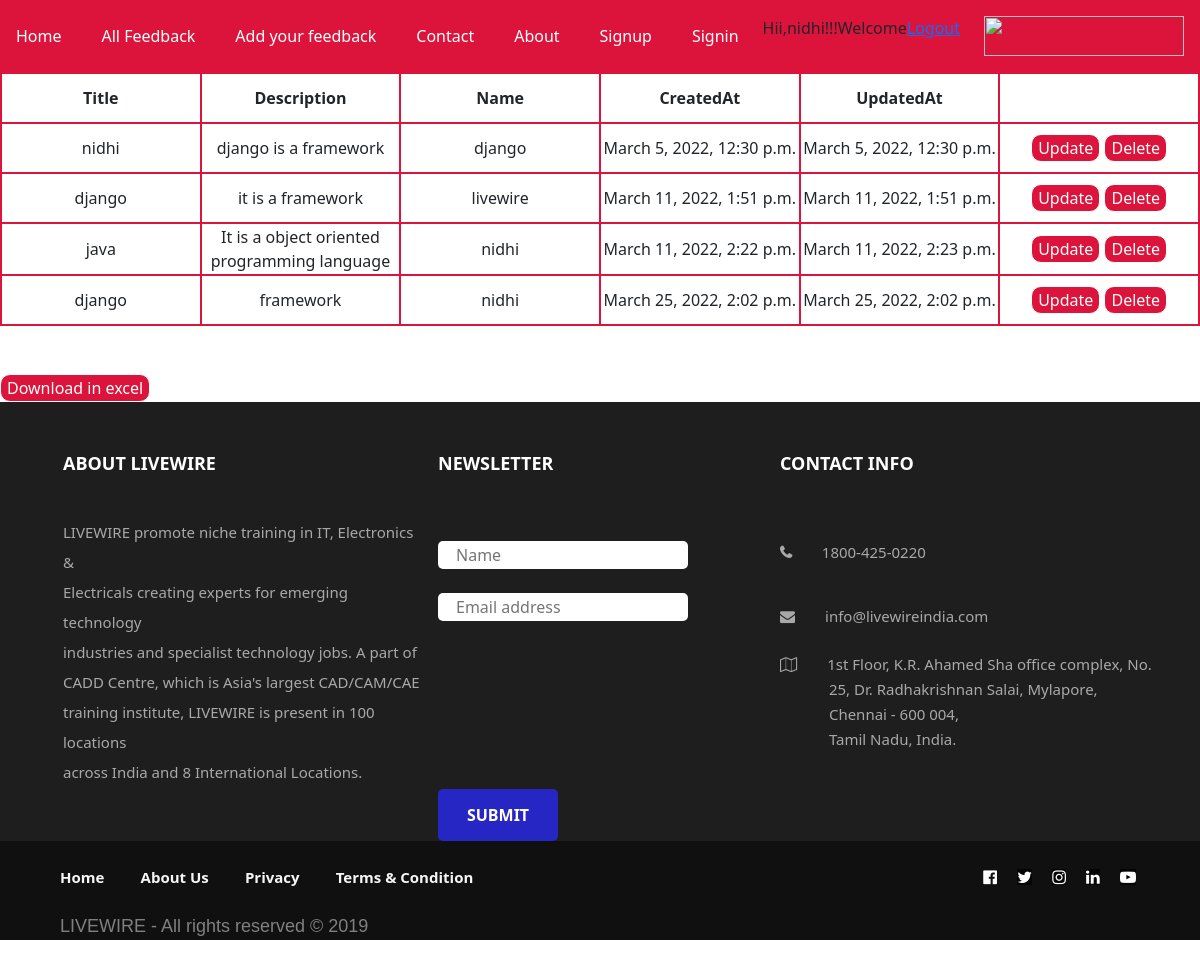
Screenshot of /todos/ (signed in) with the database file from the repository.
### todo/models.py (models this page shows)
class Todo(models.Model):
    title=models.CharField(max_length=255)
    description=models.TextField(max_length=255)
    name=models.CharField(max_length=200)
    created_at=models.DateTimeField(auto_now_add=True)
    updated_at=models.DateTimeField(auto_now=True)

### todo/views.py (the view)
# urls.py: url(r'^todos/$',todolist,name='todolist'),
@login_required
def todolist(request):
    allfeedback=Todo.objects.all()
    return render(request,'todolist.html',{'todos':allfeedback})

### templates/todolist.html (shortened to what this page needs)
{%extends 'base.html'%}
{%block content%}
<head>
</head>
<table id="table">
    <thead>
        <tr>
            <th>Title</th>
            <th>Description</th>
            <th>Name</th>
            <th>CreatedAt</th>
            <th>UpdatedAt</th>
        </tr>
    </thead>
    <tbody>
        {%for todo in todos%}
        <tr>
            <td>{{ todo.title }}</td>
            <td>{{ todo.description }}</td>
            <td>{{ todo.name }}</td>
            <td>{{ todo.created_at }}</td>
            <td>{{ todo.updated_at }}</td>
            <td>
                <a href="{%url 'todo:todoedit' todo.id%}"><button>Update</button></a>
                <a href="{%url 'todo:tododelete' todo.id%}"> <button>Delete</button></a>
            </td>
        </tr>
        {%endfor%}
    </tbody>
</table><br><br>
<button><a id="downLink" onclick="exportF(this)">Download in excel</a></button>
{%endblock%}

### templates/base.html (shortened to what this page needs)
<!DOCTYPE html>
<html lang="en">
<head>
    <link rel="stylesheet" href="https://cdnjs.cloudflare.com/ajax/libs/font-awesome/4.7.0/css/font-awesome.min.css">
    <link href="https://cdn.jsdelivr.net/npm/bootstrap@5.1.3/dist/css/bootstrap.min.css" rel="stylesheet">
</head>
<body>
    {%include 'nav.html' %}
    {%block content%}
    {%endblock%}
    {%include 'footer.html' %}
</body>
</html>

### templates/nav.html (shortened to what this page needs)
<head>
</head>
<body>
<nav class="navbar navbar-dark nv">
    <a class="nav-link" href="http://127.0.0.1:8000/">Home</a>
    <a class="nav-link" href="http://127.0.0.1:8000/todos">All Feedback</a>
    <a class="nav-link" href="http://127.0.0.1:8000/todos/add">Add your feedback</a>
    <a class="nav-link" href="http://127.0.0.1:8000/todos/contact">Contact</a>
    <a class="nav-link" href="http://127.0.0.1:8000/todos/about">About</a>
    <a class="nav-link" href="http://127.0.0.1:8000/account/signup">Signup</a>
    <a class="nav-link" href="http://127.0.0.1:8000/account/login">Signin</a>
    <div>
        {% if user.is_authenticated %}
        <p>Hii,{{user.username}}!!!Welcome<a href="{% url 'logout' %}">Logout</a></p>
        {% endif %}
    </div>
    <a class="nav-link" href="#"><img class="logo" src="https://livewireindia.com/courses/images/livewirelogo.png"></a>
</nav>
</body>

### templates/footer.html (shortened to what this page needs)
<head>
</head>
<div style="background-color: rgba(0, 0, 0, 0.884);">
  <div style="float: left; height: 72%; width: 35%;">
      <br>
      <br>
      <p style="font-size: 18px; font-weight: bold; margin-left: 15%; color: white;">ABOUT LIVEWIRE</p><br>
      <p style="line-height: 30px; font-size: 15px; margin-left: 15%; color: rgba(255, 255, 255, 0.616);">LIVEWIRE promote niche training in IT, Electronics & <br> Electricals creating experts for emerging technology <br> industries and specialist technology jobs. A part of <br> CADD Centre, which is Asia's largest CAD/CAM/CAE <br> training institute, LIVEWIRE is present in 100 locations <br> across India and 8 International Locations.</p>
      <br>
  </div>
  <div style="float: right; height: 72%; width: 35%;">
      <br>
      <br>
      <p style="font-size: 18px; font-weight: bold; color: white;">CONTACT INFO</p><br>
      <br>
      <p style="font-weight: normal; font-size: 15px; color:rgba(255, 255, 255, 0.616);"><i style="font-weight: bold; color:rgba(255, 255, 255, 0.616);" class="fa fa-phone" aria-hidden="true"></i>&emsp;&emsp;1800-425-0220</p>
      <br>
      <a class="A1"><i style="color:rgba(255, 255, 255, 0.616);" class="fa fa-envelope" aria-hidden="true"></i>&emsp;&emsp;info@livewireindia.com</a>
      <br>
      <br>
      <p style="line-height: 25px; font-weight: normal; font-size: 15px; color:rgba(255, 255, 255, 0.616);"><i style="color:rgba(255, 255, 255, 0.616);" class="fa fa-map-o" aria-hidden="true"></i>&emsp;&emsp;1st Floor, K.R. Ahamed Sha office complex, No.<br>&emsp;&emsp;&emsp; 25, Dr. Radhakrishnan Salai, Mylapore,<br>&emsp;&emsp;&emsp; Chennai - 600 004,<br>&emsp;&emsp;&emsp; Tamil Nadu, India.</p>
  </div>
  <div style="margin-left: 35%; height: 72%; width: 30%;">
      <br>
      <br>
      <p style="font-size: 18px; font-weight: bold; margin-left: 5%; color: white;">NEWSLETTER</p><br><br>
      <input style="font-size: 16px; border-radius: 5px; margin-left: 5%; border: none; height: 28px; width: 250px;" type="text" placeholder="&emsp;Name">&emsp;
      <br><br>
      <input style="font-size: 16px; border-radius: 5px; margin-left: 5%; border: none; height: 28px; width: 250px;" type="text" placeholder="&emsp;Email address">
      <br>
      <br><br><br><br><br><br><br>
      <button class="B1">SUBMIT</button>
  </div>
</div>
<div style="width: 100%; height: 20%; background-color: rgba(0, 0, 0, 0.938);">
  <div style="float: right;">
      <br>
      <a style="text-decoration: none;"><i style="color:white" class="fa fa-facebook-official" aria-hidden="true"></i>&emsp;</a>
      <a style="text-decoration: none;"><i style="color:white; background-color: rgba(0, 0, 0, 0.733) ;" class="fa fa-twitter" aria-hidden="true"></i>&emsp;</a>
      <a style="text-decoration: none;"><i style="color:white; background-color: rgba(0, 0, 0, 0.733) ;" class="fa fa-instagram" aria-hidden="true"></i>&emsp;</a>
      <a style="text-decoration: none;"><i style="color:white; background-color: rgba(0, 0, 0, 0.733) ;" class="fa fa-linkedin" aria-hidden="true"></i>&emsp;</a>
      <a style="text-decoration: none;"><i style="color:white; background-color: rgba(0, 0, 0, 0.733) ;" class="fa fa-youtube-play" aria-hidden="true"></i>&emsp;&emsp;&emsp;&emsp;</a>
  </div>
  <br>
  <a style="margin-left: 5%;" class="A2">Home</a>&emsp;&emsp;
  <a class="A2">About Us</a>&emsp;&emsp;
  <a class="A2">Privacy</a>&emsp;&emsp;
  <a class="A2">Terms & Condition</a><br><br>
  <p style="color: gray; font-family: Arial, Helvetica, sans-serif; font-size: 18px; margin-left: 5%;">LIVEWIRE - All rights reserved © 2019</p>
</div>

### templates/nav.html (style rules this page uses)
.nv { background-color: crimson; }
.nav-link { color: white; }
.logo { width: 200px; height: 40px; }

### templates/todolist.html (style rules this page uses)
tr,table,th,td { border:2px solid crimson; width: 200px; height: 50px; }
table { width: 100%; text-align: center; }
button { color: white; background-color: crimson; border-radius: 10px; border: 1px solid white ; }

### templates/footer.html (style rules this page uses)
.B1 { border-radius: 5px; margin-left: 5%; font-weight: bold; color: white; background-color: rgb(38, 38, 196); border: none; height: 52px; width: 120px; }
.A1 { font-size: 15px; color:rgba(255, 255, 255, 0.616); text-decoration: none; }
.A2 { color: whitesmoke; font-size: 15px; font-weight: bold; text-decoration: none; }

### rows the page displays
Todo: title "nidhi", description "django is a framework", name "django", created_at "March 5, 2022, 12:30 p.m.", updated_at "March 5, 2022, 12:30 p.m."
Todo: title "django", description "it is a framework", name "livewire", created_at "March 11, 2022, 1:51 p.m.", updated_at "March 11, 2022, 1:51 p.m."
Todo: title "java", description "It is a object oriented programming language", name "nidhi", created_at "March 11, 2022, 2:22 p.m.", updated_at "March 11, 2022, 2:23 p.m."
Todo: title "django", description "framework", name "nidhi", created_at "March 25, 2022, 2:02 p.m.", updated_at "March 25, 2022, 2:02 p.m."

### other values shown
{{ user.username }} "nidhi"
